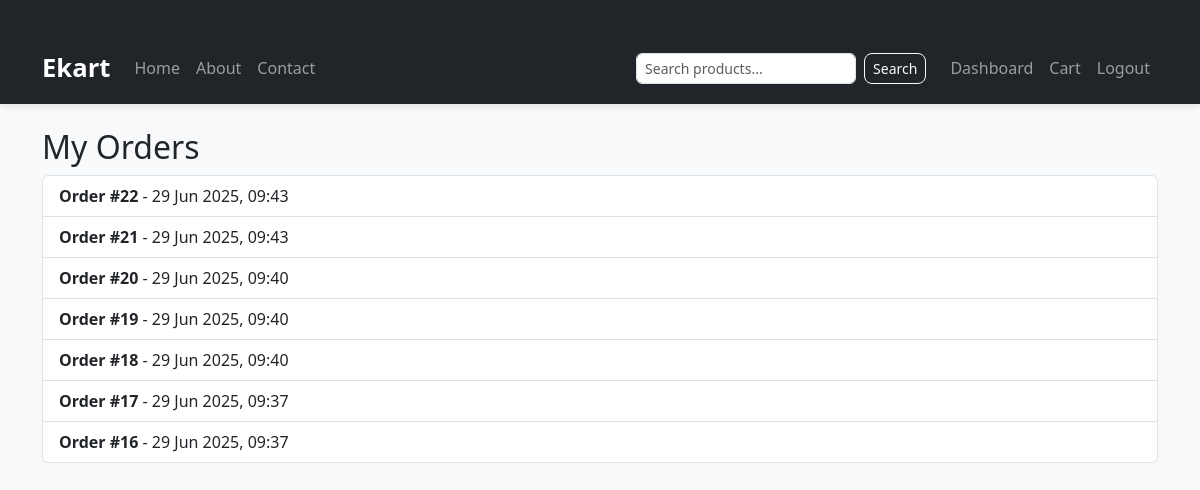
/my-orders/ (signed in), run on the app's committed database.
### store/models.py (models this page shows, shortened)
class Order(models.Model):
    user = models.ForeignKey(User, on_delete=models.CASCADE)
    items = models.ManyToManyField(CartItem)
    ordered_at = models.DateTimeField(auto_now_add=True)

### store/views.py (the view)
# urls.py: path('my-orders/', views.my_orders, name='my_orders'),
@login_required
def my_orders(request):
    orders = Order.objects.filter(user=request.user).order_by('-ordered_at')
    return render(request, 'store/orders.html', {'orders': orders})

### store/templates/store/orders.html (shortened to what this page needs)
{% extends 'store/base.html' %}
{% block content %}
<h2>My Orders</h2>
{% if orders %}
  <ul class="list-group">
    {% for order in orders %}
      <li class="list-group-item">
        <strong>Order #{{ order.id }}</strong> - {{ order.ordered_at|date:"d M Y, H:i" }}
      </li>
    {% endfor %}
  </ul>
{% else %}
  <div class="alert alert-info">You have no past orders.</div>
{% endif %}
{% endblock %}

### store/static/store/css/style.css (style rules this page uses)
body { background-color: #f8f9fa; font-family: "Segoe UI", sans-serif; margin: 0; padding: 0; }

### data on the page
Order: id "22", ordered_at "29 Jun 2025, 09:43"
Order: id "21", ordered_at "29 Jun 2025, 09:43"
Order: id "20", ordered_at "29 Jun 2025, 09:40"
Order: id "19", ordered_at "29 Jun 2025, 09:40"
Order: id "18", ordered_at "29 Jun 2025, 09:40"
Order: id "17", ordered_at "29 Jun 2025, 09:37"
Order: id "16", ordered_at "29 Jun 2025, 09:37"
